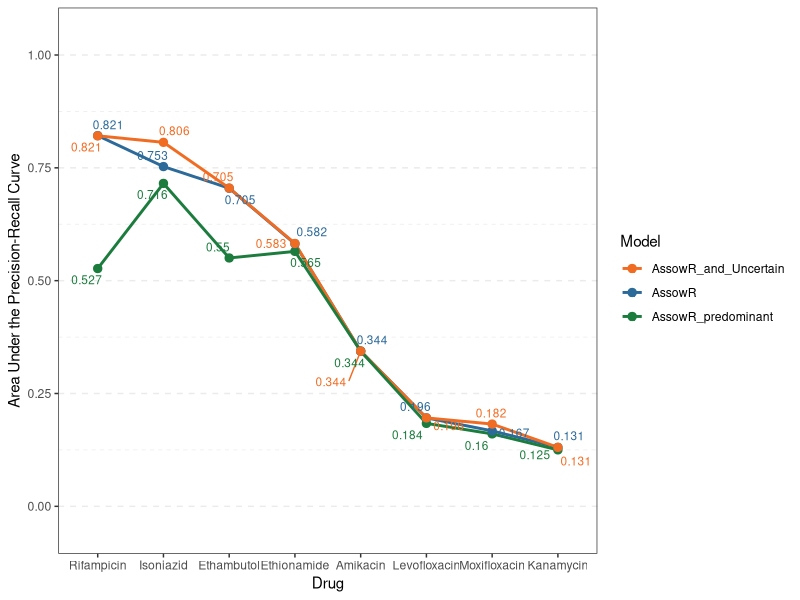
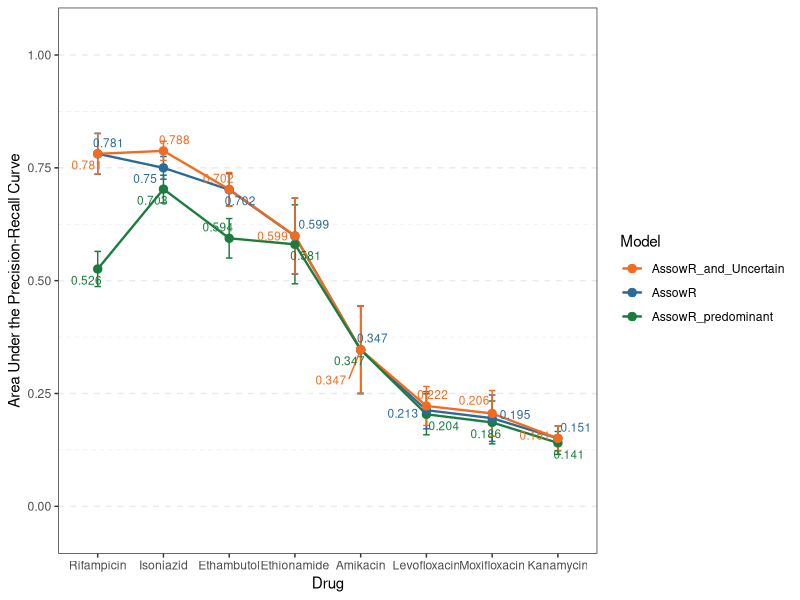

Generate these figures, in order, with R:
library(ggplot2)
library(ggrepel)
library(dplyr)
library(tidyr)


drug_order <- c("Rifampicin", "Isoniazid", "Ethambutol", "Ethionamide", "Amikacin", "Levofloxacin", "Moxifloxacin", "Kanamycin")
color1 <- c("#EA8379","#7DAEE0","#B395BD")
color2 <- c("#F16C23", "#2B6A99", "#1B7C3D")


all_data <- read.delim("cv.xls")
all_data$drug <- factor(all_data$drug, levels = drug_order)

p1 <- ggplot(all_data, aes(x = drug, y = val, color = group, group = group)) +
  geom_line(linewidth = 1) +
  geom_point(size = 2.5) +
  geom_text_repel(
    aes(label = round(val, 3)),
    size = 3,
    seed = 123,
    force = 2,
    max.overlaps = 100
  ) +
  scale_color_manual(
    breaks = c("AssowR_and_Uncertain", "AssowR", "AssowR_predominant"),
    labels = c("AssowR_and_Uncertain", "AssowR", "AssowR_predominant"),
    values = color2
    ) +
  ylim(-0.05, 1.05) +
  labs(x = "Drug", y = "Area Under the Precision-Recall Curve", color="Model") +
  theme_bw() +
  theme(
    legend.position = "right",
    panel.grid.major.y = element_line(linetype = "dashed"), 
    panel.grid.minor.y = element_line(linetype = "dashed"),
    panel.grid.major.x = element_blank()
  )

p2 <- ggplot(all_data, aes(x = drug, y = mean, color = group, group = group)) +
  geom_errorbar(
    aes(ymin = mean - std, ymax = mean + std),
    width = 0.1,
    linewidth = 0.5
  ) +
  geom_line(linewidth = 0.8) +
  geom_point(size = 2.5) +
  geom_text_repel(
    aes(label = round(mean, 3)),
    size = 3,
    seed = 123,
    force = 2,
    max.overlaps = 100
  ) +
  scale_color_manual(
    breaks = c("AssowR_and_Uncertain", "AssowR", "AssowR_predominant"),
    labels = c("AssowR_and_Uncertain", "AssowR", "AssowR_predominant"),
    values = color2
    ) +
  ylim(-0.05, 1.05) +
  labs(x = "Drug", y = "Area Under the Precision-Recall Curve", color="Model") +
  theme_bw() +
  theme(
    legend.position = "right",
    panel.grid.major.y = element_line(linetype = "dashed"),
    panel.grid.minor.y = element_line(linetype = "dashed"),
    panel.grid.major.x = element_blank()
  )

ggsave("AUPRC_val_plot.pdf", p1, width = 10, height = 6, device = "pdf")
ggsave("AUPRC_mean_error_plot.pdf", p2, width = 10, height = 6, device = "pdf")
